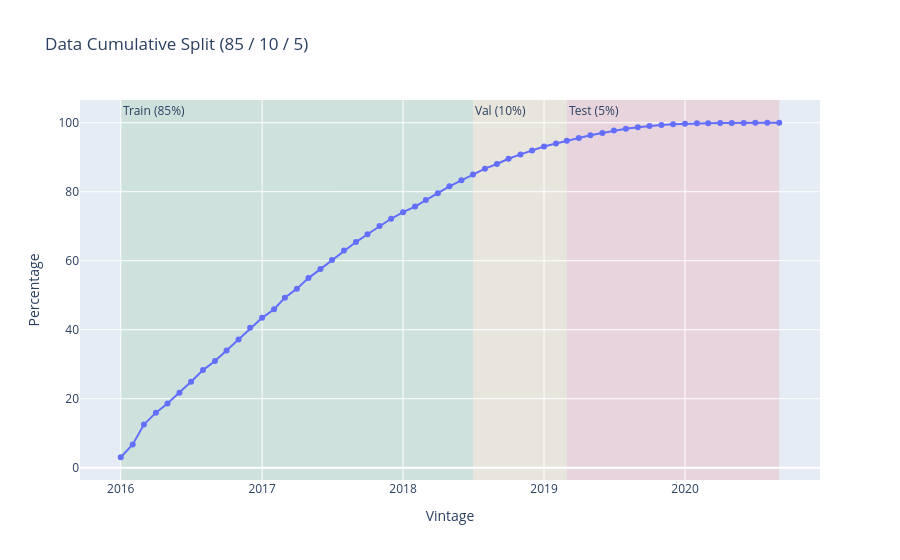

Notebook cell for this chart:
### Code cell
import plotly.express as px
import pandas as pd

df_pd = issue_d_cumsum.to_pandas()

# Convert the first and last dates to strings with format YYYY-MM-DD
first_date_str = df_pd['issue_d'].min().strftime('%Y-%m-%d')
last_date_str = df_pd['issue_d'].max().strftime('%Y-%m-%d')

fig = px.line(
    df_pd,
    x="issue_d",
    y="pct_cumsum",
    markers=True,
    title="Data Cumulative Split (85 / 10 / 5)",
    labels={
        "issue_d": "Vintage",
        "pct_cumsum": "Percentage",
    },
)

# 1. Highlight Train Area (Start to Jul 2018)
fig.add_vrect(
    x0=first_date_str, 
    x1="2018-07-01",
    fillcolor="green", 
    opacity=0.1, 
    layer="below", 
    line_width=0,
    annotation_text="Train (85%)", 
    annotation_position="top left"
)

# 2. Highlight Validation Area (Aug 2018 to Mar 2019)
fig.add_vrect(
    x0="2018-07-01", 
    x1="2019-03-01",
    fillcolor="orange", 
    opacity=0.1, 
    layer="below", 
    line_width=0,
    annotation_text="Val (10%)", 
    annotation_position="top left"
)

# 3. Highlight Test Area (Apr 2019 to End)
fig.add_vrect(
    x0="2019-03-01", 
    x1=last_date_str,
    fillcolor="red", 
    opacity=0.1, 
    layer="below", 
    line_width=0,
    annotation_text="Test (5%)", 
    annotation_position="top left"
)

fig.show()

### Figure 1 — Plotly figure (JSON) as saved in the notebook; plotly's stock layout.template omitted (floating-point values rounded to 4 significant figures)
{"data": [{"hovertemplate": "Vintage=%{x}<br>Percentage=%{y}<extra></extra>", "legendgroup": "", "line": {"color": "#636efa", "dash": "solid"}, "marker": {"symbol": "circle"}, "mode": "lines+markers", "name": "", "orientation": "v", "showlegend": false, "type": "scatter", "x": ["2016-01-01T00:00:00", "2016-02-01T00:00:00", "2016-03-01T00:00:00", "2016-04-01T00:00:00", "2016-05-01T00:00:00", "2016-06-01T00:00:00", "2016-07-01T00:00:00", "2016-08-01T00:00:00", "2016-09-01T00:00:00", "2016-10-01T00:00:00", "2016-11-01T00:00:00", "2016-12-01T00:00:00", "2017-01-01T00:00:00", "2017-02-01T00:00:00", "2017-03-01T00:00:00", "2017-04-01T00:00:00", "2017-05-01T00:00:00", "2017-06-01T00:00:00", "2017-07-01T00:00:00", "2017-08-01T00:00:00", "2017-09-01T00:00:00", "2017-10-01T00:00:00", "2017-11-01T00:00:00", "2017-12-01T00:00:00", "2018-01-01T00:00:00", "2018-02-01T00:00:00", "2018-03-01T00:00:00", "2018-04-01T00:00:00", "2018-05-01T00:00:00", "2018-06-01T00:00:00", "2018-07-01T00:00:00", "2018-08-01T00:00:00", "2018-09-01T00:00:00", "2018-10-01T00:00:00", "2018-11-01T00:00:00", "2018-12-01T00:00:00", "2019-01-01T00:00:00", "2019-02-01T00:00:00", "2019-03-01T00:00:00", "2019-04-01T00:00:00", "2019-05-01T00:00:00", "2019-06-01T00:00:00", "2019-07-01T00:00:00", "2019-08-01T00:00:00", "2019-09-01T00:00:00", "2019-10-01T00:00:00", "2019-11-01T00:00:00", "2019-12-01T00:00:00", "2020-01-01T00:00:00", "2020-02-01T00:00:00", "2020-03-01T00:00:00", "2020-04-01T00:00:00", "2020-05-01T00:00:00", "2020-06-01T00:00:00", "2020-07-01T00:00:00", "2020-08-01T00:00:00", "2020-09-01T00:00:00"], "xaxis": "x", "y": [3.03, 6.73, 12.52, 15.96, 18.62, 21.7, 24.92, 28.3, 30.94, 33.98, 37.18, 40.54, 43.45, 45.95, 49.29, 51.91, 54.97, 57.58, 60.19, 62.96, 65.41, 67.67, 70.07, 72.16, 74.07, 75.71, 77.58, 79.55, 81.58, 83.3, 85.0, 86.7, 88.05, 89.55, 90.82, 91.99, 93.12, 93.96, 94.75, 95.61, 96.4, 97.04, 97.73, 98.28, 98.71, 99.08, 99.34, 99.57, 99.73, 99.83, 99.87, 99.92, 99.93, 99.95, 99.97, 99.99, 100.0], "yaxis": "y"}], "layout": {"annotations": [{"showarrow": false, "text": "Train (85%)", "x": "2016-01-01", "xanchor": "left", "xref": "x", "y": 1, "yanchor": "top", "yref": "y domain"}, {"showarrow": false, "text": "Val (10%)", "x": "2018-07-01", "xanchor": "left", "xref": "x", "y": 1, "yanchor": "top", "yref": "y domain"}, {"showarrow": false, "text": "Test (5%)", "x": "2019-03-01", "xanchor": "left", "xref": "x", "y": 1, "yanchor": "top", "yref": "y domain"}], "legend": {"tracegroupgap": 0}, "shapes": [{"fillcolor": "green", "layer": "below", "line": {"width": 0}, "opacity": 0.1, "type": "rect", "x0": "2016-01-01", "x1": "2018-07-01", "xref": "x", "y0": 0, "y1": 1, "yref": "y domain"}, {"fillcolor": "orange", "layer": "below", "line": {"width": 0}, "opacity": 0.1, "type": "rect", "x0": "2018-07-01", "x1": "2019-03-01", "xref": "x", "y0": 0, "y1": 1, "yref": "y domain"}, {"fillcolor": "red", "layer": "below", "line": {"width": 0}, "opacity": 0.1, "type": "rect", "x0": "2019-03-01", "x1": "2020-09-01", "xref": "x", "y0": 0, "y1": 1, "yref": "y domain"}], "title": {"text": "Data Cumulative Split (85 / 10 / 5)"}, "xaxis": {"anchor": "y", "domain": [0, 1], "title": {"text": "Vintage"}}, "yaxis": {"anchor": "x", "domain": [0, 1], "title": {"text": "Percentage"}}}}
